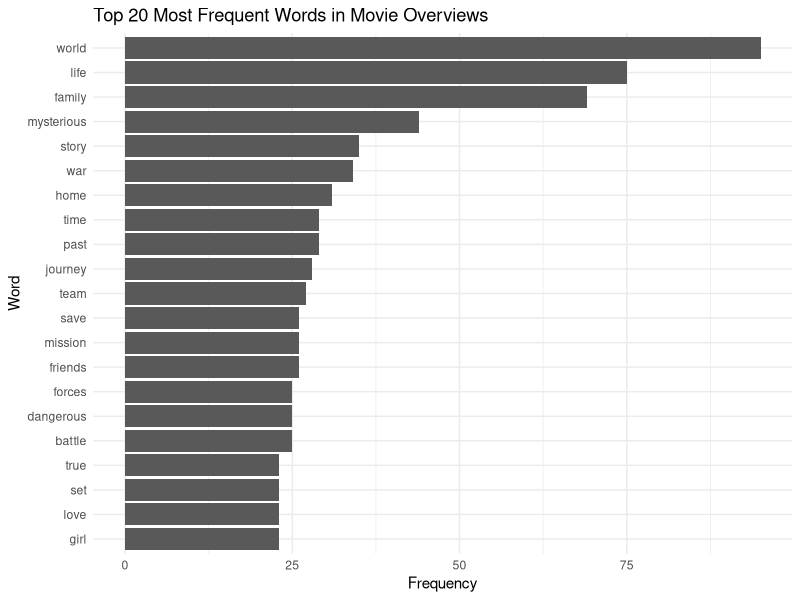
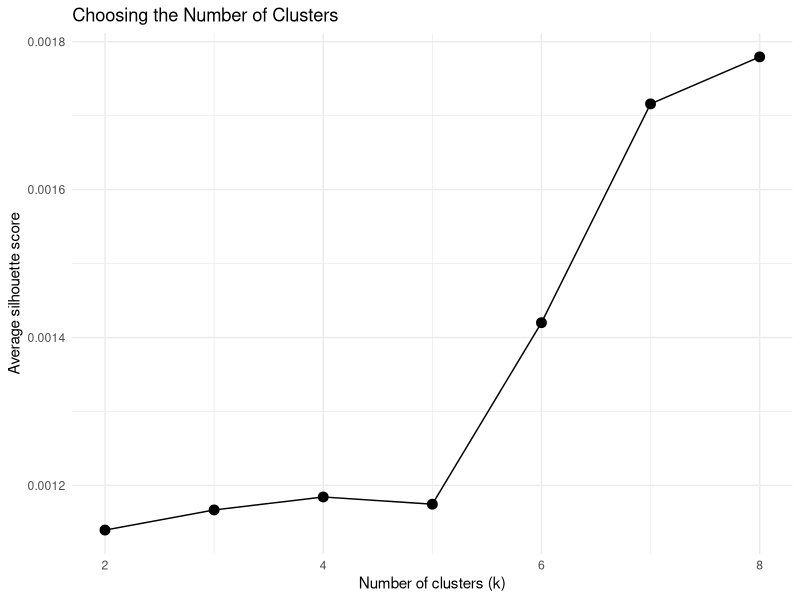
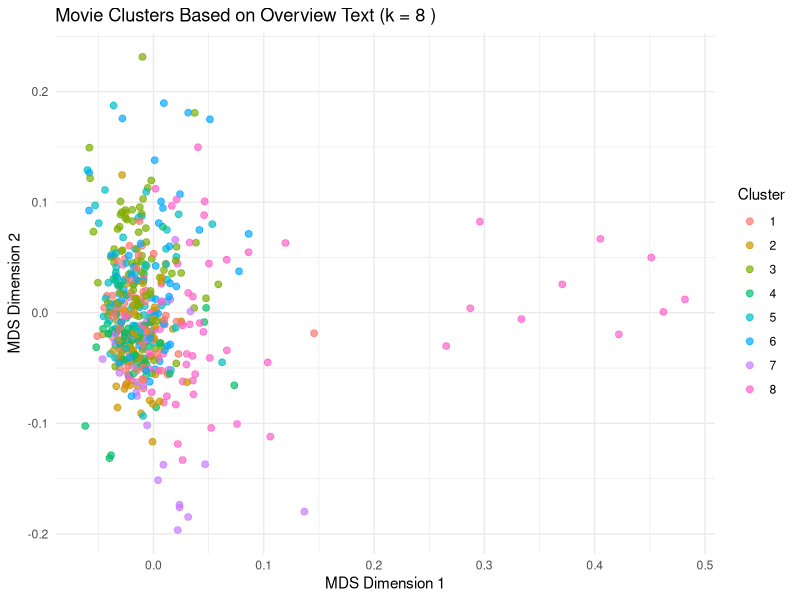
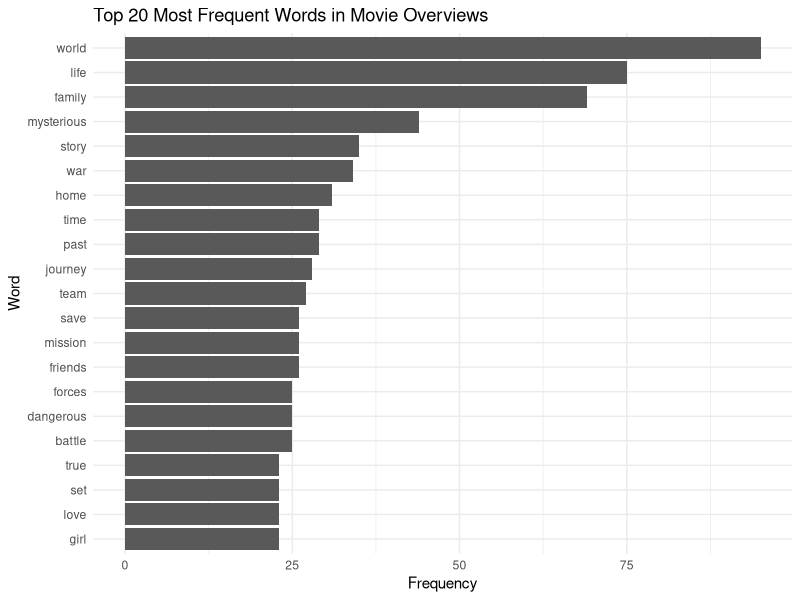
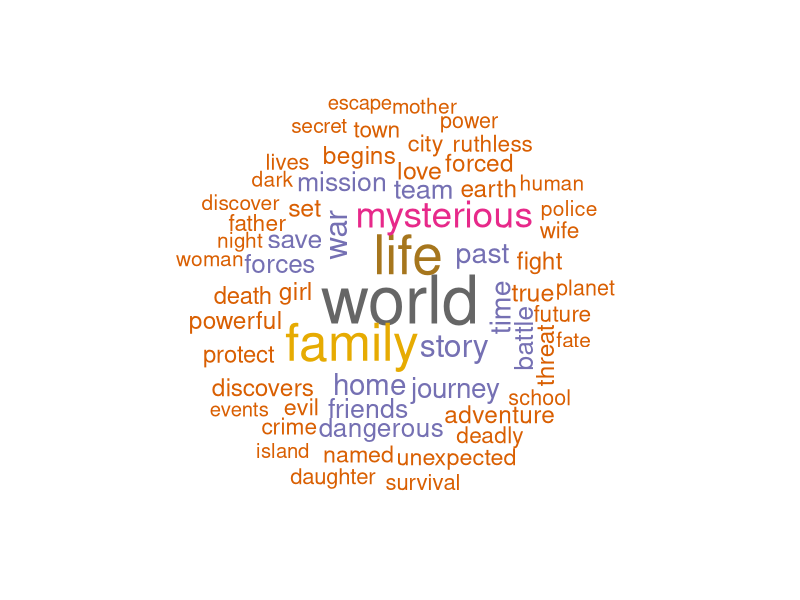
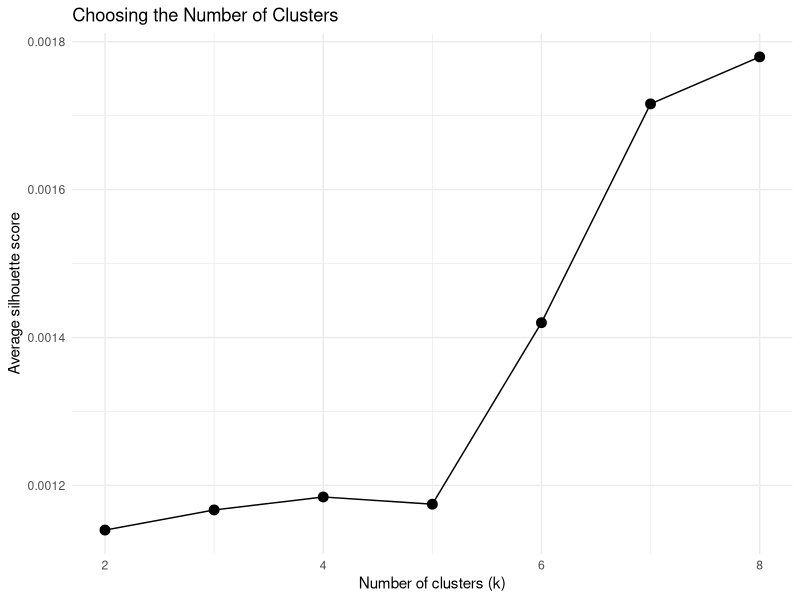
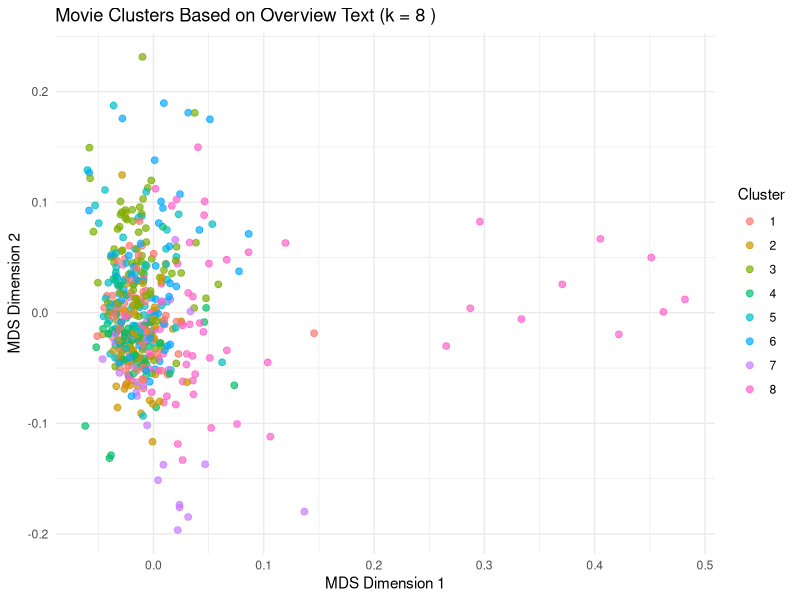

Here is the R script that generated these plots, in order:
library(tidyverse)
library(tidytext)
library(wordcloud)
library(RColorBrewer)
library(cluster)

# 1. Load and clean movie data

# Locate the dataset even if RStudio starts one folder above the project.
csv_candidates <- c(
  "movies_raw.csv",
  file.path("TMDb-movie-main", "movies_raw.csv")
)
csv_found <- csv_candidates[file.exists(csv_candidates)]
if (length(csv_found) == 0) {
  stop(paste0(
    "Cannot find movies_raw.csv. Current folder: ", getwd(),
    ". Open the folder containing movies_raw.csv in RStudio."
  ))
}
# Save all results beside the dataset.
project_dir <- dirname(normalizePath(csv_found[1], winslash = "/"))
setwd(project_dir)
cat("Project folder:", getwd(), "\n")
movies <- read_csv("movies_raw.csv", show_col_types = FALSE)

# Remove duplicate movie IDs and empty movie overviews.
movies <- movies |>
  distinct(id, .keep_all = TRUE) |>
  filter(!is.na(overview), str_trim(overview) != "")

cat("Number of movies after cleaning:", nrow(movies), "\n")

# 2. Text cleaning and tokenisation

movie_words <- movies |>
  select(id, title, overview) |>
  mutate(
    overview = str_to_lower(overview),
    overview = str_replace_all(overview, "[^a-zA-Z ]", " "),
    overview = str_squish(overview)
  ) |>
  unnest_tokens(word, overview) |>
  filter(str_length(word) > 2) |>
  anti_join(stop_words, by = "word")

# Remove a small number of very common generic words that do not help
# distinguish movie content.
generic_words <- c("movie", "film")

movie_words <- movie_words |>
  filter(!word %in% generic_words)

# 3. Most frequent words

word_frequency <- movie_words |>
  count(word, sort = TRUE)

print(head(word_frequency, 20))

# Save frequency table
write_csv(word_frequency, "word_frequency.csv")

# 4. Text visualisation 1 - Most frequent words

top_words <- word_frequency |>
  slice_max(n, n = 20) |>
  mutate(word = fct_reorder(word, n))

ggplot(top_words, aes(x = n, y = word)) +
  geom_col() +
  labs(
    title = "Top 20 Most Frequent Words in Movie Overviews",
    x = "Frequency",
    y = "Word"
  ) +
  theme_minimal()

# Save plot
ggsave(
  "text_top_words.png",
  width = 8,
  height = 6,
  dpi = 300
)

# 5. Text visualisation 2 - Word cloud

set.seed(42)

png("text_wordcloud.png", width = 1000, height = 800)
wordcloud(
  words = word_frequency$word[1:60],
  freq = word_frequency$n[1:60],
  min.freq = 1,
  max.words = 60,
  random.order = FALSE,
  scale = c(4, 0.7),
  colors = brewer.pal(8, "Dark2")
)
dev.off()

# 6. Create TF-IDF representation for clustering

# TF-IDF gives more weight to words that are important in a movie overview
# and less common across the whole dataset.

tfidf_data <- movie_words |>
  count(id, word) |>
  bind_tf_idf(word, id, n)

# Keep all words here. Filtering out rare words can remove every word
# from some movie overviews, making the movie disappear from clustering.

# Create movie x word matrix.
tfidf_wide <- tfidf_data |>
  select(id, word, tf_idf) |>
  pivot_wider(
    names_from = word,
    values_from = tf_idf,
    values_fill = 0
  )

tfidf_matrix <- tfidf_wide |>
  select(-id) |>
  as.matrix()

# Preserve the movie IDs in the exact order of the TF-IDF matrix.
rownames(tfidf_matrix) <- as.character(tfidf_wide$id)
stopifnot(nrow(tfidf_matrix) == nrow(tfidf_wide))
cat("Movies included in TF-IDF:", nrow(tfidf_matrix), "\n")

# 7. Cosine distance

row_norms <- sqrt(rowSums(tfidf_matrix^2))
if (any(row_norms == 0)) {
  stop("Some movie TF-IDF vectors are empty. Check overview tokenisation.")
}

# Plain tfidf_matrix / row_norms would recycle values by column in R.
normalised_matrix <- sweep(tfidf_matrix, 1, row_norms, FUN = "/")

cosine_similarity <- normalised_matrix %*% t(normalised_matrix)
cosine_distance_matrix <- 1 - cosine_similarity
cosine_distance_matrix[cosine_distance_matrix < 0] <- 0
cosine_distance_matrix[cosine_distance_matrix > 2] <- 2
diag(cosine_distance_matrix) <- 0
stopifnot(is.matrix(cosine_distance_matrix),
          nrow(cosine_distance_matrix) == nrow(tfidf_matrix),
          ncol(cosine_distance_matrix) == nrow(tfidf_matrix),
          all(is.finite(cosine_distance_matrix)))
cosine_distance <- stats::as.dist(cosine_distance_matrix)
stopifnot(inherits(cosine_distance, "dist"),
          attr(cosine_distance, "Size") == nrow(tfidf_matrix))
cat("Cosine distance created for", attr(cosine_distance, "Size"), "movies.\n")

set.seed(42)

# 8. Choose the number of clusters using silhouette score

k_values <- 2:min(8, nrow(tfidf_matrix) - 1)
silhouette_scores <- numeric(length(k_values))

for (i in seq_along(k_values)) {
  k <- k_values[i]
  model <- pam(cosine_distance, k = k, diss = TRUE)
  silhouette_scores[i] <- model$silinfo$avg.width
}

k_results <- tibble(
  k = k_values,
  silhouette_score = silhouette_scores
)

print(k_results)
write_csv(k_results, "cluster_k_results.csv")

best_k <- k_results |>
  slice_max(silhouette_score, n = 1, with_ties = FALSE) |>
  pull(k)

cat("Selected number of clusters:", best_k, "\n")

# Visualise silhouette scores

ggplot(k_results, aes(x = k, y = silhouette_score)) +
  geom_line() +
  geom_point(size = 3) +
  labs(
    title = "Choosing the Number of Clusters",
    x = "Number of clusters (k)",
    y = "Average silhouette score"
  ) +
  theme_minimal()

ggsave(
  "cluster_silhouette.png",
  width = 8,
  height = 6,
  dpi = 300
)

# 9. Final clustering 

final_model <- pam(cosine_distance, k = best_k, diss = TRUE)

# PAM returns clusters in the same row order as tfidf_matrix.
# Match by movie ID 
stopifnot(length(final_model$clustering) == nrow(tfidf_matrix))
cluster_results <- tibble(
  id = tfidf_wide$id,
  cluster = as.integer(final_model$clustering)
) |>
  left_join(movies |> select(id, title), by = "id") |>
  select(id, title, cluster)

stopifnot(nrow(cluster_results) == nrow(tfidf_matrix))
cat("Movies assigned to clusters:", nrow(cluster_results), "\n")

write_csv(cluster_results, "movie_clusters.csv")

# 10. 2D visualisation using classical MDS

mds <- cmdscale(cosine_distance, k = 2, eig = TRUE)

cluster_plot_data <- cluster_results |>
  mutate(
    MDS1 = mds$points[, 1],
    MDS2 = mds$points[, 2],
    cluster = factor(cluster)
  )

ggplot(cluster_plot_data, aes(x = MDS1, y = MDS2, colour = cluster)) +
  geom_point(alpha = 0.7, size = 2) +
  labs(
    title = paste("Movie Clusters Based on Overview Text (k =", best_k, ")"),
    x = "MDS Dimension 1",
    y = "MDS Dimension 2",
    colour = "Cluster"
  ) +
  theme_minimal()

ggsave(
  "movie_clusters_mds.png",
  width = 8,
  height = 6,
  dpi = 300
)

# 11. Find important words in each cluster

cluster_lookup <- cluster_results |>
  select(id, cluster)

cluster_terms <- tfidf_data |>
  left_join(cluster_lookup, by = "id") |>
  group_by(cluster, word) |>
  summarise(mean_tfidf = mean(tf_idf), .groups = "drop") |>
  group_by(cluster) |>
  slice_max(mean_tfidf, n = 15, with_ties = FALSE) |>
  arrange(cluster, desc(mean_tfidf))

print(cluster_terms)
write_csv(cluster_terms, "cluster_top_words.csv")

# 12. Cluster sizes

cluster_sizes <- cluster_results |>
  count(cluster, name = "movie_count") |>
  arrange(cluster)

print(cluster_sizes)
write_csv(cluster_sizes, "cluster_sizes.csv")

# End

cat("\nText analysis and clustering completed.\n")
